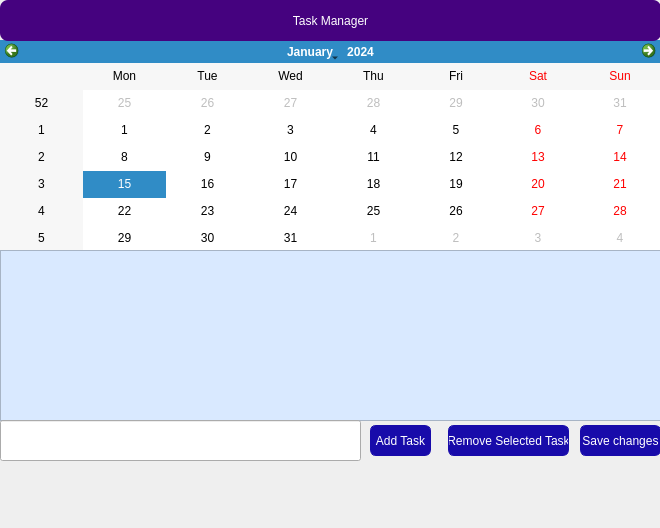
<?xml version="1.0" encoding="UTF-8"?>
<ui version="4.0">
 <class>Form</class>
 <widget class="QWidget" name="Form">
  <property name="geometry">
   <rect>
    <x>0</x>
    <y>0</y>
    <width>660</width>
    <height>528</height>
   </rect>
  </property>
  <property name="windowTitle">
   <string>Form</string>
  </property>
  <widget class="QCalendarWidget" name="calendarWidget">
   <property name="geometry">
    <rect>
     <x>0</x>
     <y>40</y>
     <width>661</width>
     <height>211</height>
    </rect>
   </property>
   <property name="styleSheet">
    <string notr="true"/>
   </property>
  </widget>
  <widget class="QListWidget" name="listWidget">
   <property name="geometry">
    <rect>
     <x>0</x>
     <y>250</y>
     <width>661</width>
     <height>171</height>
    </rect>
   </property>
   <property name="styleSheet">
    <string notr="true">font: 12pt &quot;Segoe UI&quot;;
background-color: rgb(217, 233, 255);</string>
   </property>
  </widget>
  <widget class="QPushButton" name="saveButton">
   <property name="geometry">
    <rect>
     <x>580</x>
     <y>425</y>
     <width>81</width>
     <height>31</height>
    </rect>
   </property>
   <property name="styleSheet">
    <string notr="true">QPushButton#saveButton {
    background-color: rgb(24, 11, 170);
    font: 700 8pt &quot;Segoe UI&quot;;
    color: rgb(255, 255, 255);
    border-radius: 6px;
    border: 1px solid rgb(24, 11, 170); 
}

QPushButton#saveButton:pressed {
    background-color: #3498db; 
}
</string>
   </property>
   <property name="text">
    <string>Save changes</string>
   </property>
   <property name="checkable">
    <bool>true</bool>
   </property>
   <property name="default">
    <bool>false</bool>
   </property>
  </widget>
  <widget class="QPushButton" name="addButton">
   <property name="geometry">
    <rect>
     <x>370</x>
     <y>425</y>
     <width>61</width>
     <height>31</height>
    </rect>
   </property>
   <property name="styleSheet">
    <string notr="true">QPushButton#addButton {
    background-color: rgb(24, 11, 170);
    font: 700 8pt &quot;Segoe UI&quot;;
    color: rgb(255, 255, 255);
    border-radius: 6px;
    border: 1px solid rgb(24, 11, 170); 
}

QPushButton#addButton:pressed {
    background-color: #3498db; 
}
</string>
   </property>
   <property name="text">
    <string>Add Task</string>
   </property>
  </widget>
  <widget class="QLabel" name="label">
   <property name="geometry">
    <rect>
     <x>0</x>
     <y>0</y>
     <width>661</width>
     <height>41</height>
    </rect>
   </property>
   <property name="styleSheet">
    <string notr="true">background-color: rgb(69, 2, 127);

color: rgb(255, 255, 255);
font: 24pt &quot;Segoe UI&quot;;
border-radius:8px;</string>
   </property>
   <property name="text">
    <string>Task Manager</string>
   </property>
   <property name="alignment">
    <set>Qt::AlignCenter</set>
   </property>
  </widget>
  <widget class="QLineEdit" name="taskLineEdit">
   <property name="geometry">
    <rect>
     <x>0</x>
     <y>420</y>
     <width>361</width>
     <height>41</height>
    </rect>
   </property>
   <property name="styleSheet">
    <string notr="true">
border-top-color: rgb(0, 0, 0);</string>
   </property>
  </widget>
  <widget class="QPushButton" name="removeButton">
   <property name="geometry">
    <rect>
     <x>448</x>
     <y>425</y>
     <width>121</width>
     <height>31</height>
    </rect>
   </property>
   <property name="styleSheet">
    <string notr="true">QPushButton#removeButton {
    background-color: rgb(24, 11, 170);
    font: 700 8pt &quot;Segoe UI&quot;;
    color: rgb(255, 255, 255);
    border-radius: 6px;
    border: 1px solid rgb(24, 11, 170); 
}

QPushButton#removeButton:pressed {
    background-color: #3498db; 
}
</string>
   </property>
   <property name="text">
    <string>Remove Selected Task</string>
   </property>
  </widget>
  <widget class="QLabel" name="label_2">
   <property name="geometry">
    <rect>
     <x>0</x>
     <y>460</y>
     <width>661</width>
     <height>71</height>
    </rect>
   </property>
   <property name="text">
    <string/>
   </property>
   <property name="pixmap">
    <pixmap>../../../../Downloads/bbbb.png</pixmap>
   </property>
   <property name="scaledContents">
    <bool>true</bool>
   </property>
  </widget>
 </widget>
 <resources/>
 <connections/>
</ui>
